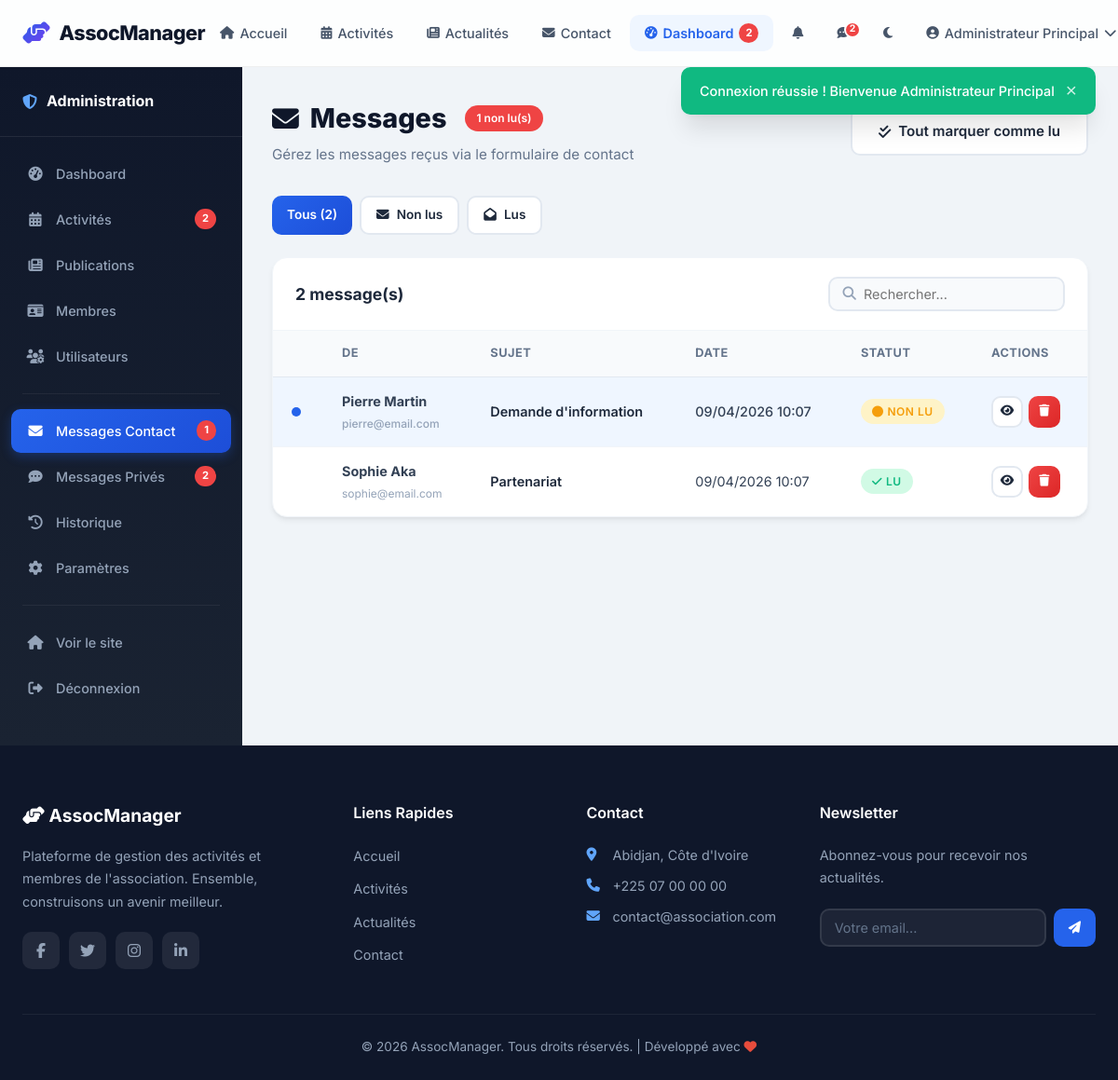
Page /admin/messages.php (signed in) on the committed database.
### tables this page shows
CREATE TABLE IF NOT EXISTS users (
    id INT AUTO_INCREMENT PRIMARY KEY,
    username VARCHAR(50) NOT NULL UNIQUE,
    email VARCHAR(100) NOT NULL UNIQUE,
    password VARCHAR(255) NOT NULL,
    full_name VARCHAR(100) NOT NULL,
    phone VARCHAR(20) DEFAULT NULL,
    bio TEXT DEFAULT NULL,
    avatar VARCHAR(255) DEFAULT 'default.png',
    role ENUM('admin', 'user') DEFAULT 'user',
    is_active TINYINT(1) DEFAULT 1,
    created_at DATETIME DEFAULT CURRENT_TIMESTAMP,
    updated_at DATETIME DEFAULT CURRENT_TIMESTAMP ON UPDATE CURRENT_TIMESTAMP
);

CREATE TABLE IF NOT EXISTS contacts (
    id INT AUTO_INCREMENT PRIMARY KEY,
    name VARCHAR(100) NOT NULL,
    email VARCHAR(100) NOT NULL,
    subject VARCHAR(200) NOT NULL,
    message TEXT NOT NULL,
    is_read TINYINT(1) DEFAULT 0,
    created_at DATETIME DEFAULT CURRENT_TIMESTAMP
);

### admin/messages.php (the view, shortened to what this page needs)
<?php
require_once __DIR__ . '/../config/database.php';
require_once __DIR__ . '/../includes/auth.php';
$viewMessage = null;
$filter = $_GET['filter'] ?? '';
$where = '';
$perPage = 10;
$page = max(1, (int)($_GET['page'] ?? 1));
$total = $pdo->query("SELECT COUNT(*) as c FROM contacts $where")->fetch()['c'];
$offset = ($page - 1) * $perPage;
$messages = $pdo->query("SELECT * FROM contacts $where ORDER BY created_at DESC LIMIT $perPage OFFSET $offset")->fetchAll();
$unreadCount = $pdo->query("SELECT COUNT(*) as c FROM contacts WHERE is_read = 0")->fetch()['c'];
require_once __DIR__ . '/../includes/header.php';
?>
<div class="admin-layout">
    <?php include __DIR__ . '/sidebar.php'; ?>
    <div class="admin-content">
        <div class="admin-header">
            <div>
                <h1><i class="fas fa-envelope"></i> Messages <?php if ($unreadCount > 0): ?><span class="header-badge"><?php echo $unreadCount; ?> non lu(s)</span><?php endif; ?></h1>
                <p>Gérez les messages reçus via le formulaire de contact</p>
            </div>
            <?php if ($unreadCount > 0): ?>
            <a href="?readall=1" class="btn btn-secondary"><i class="fas fa-check-double"></i> Tout marquer comme lu</a>
            <?php endif; ?>
        </div>
        <?php if ($viewMessage): ?>
        <div class="message-detail-card">
            <div class="message-detail-header">
                <a href="<?php echo BASE_URL; ?>/admin/messages.php" class="btn btn-sm btn-secondary"><i class="fas fa-arrow-left"></i> Retour</a>
                <div class="message-detail-actions">
                    <?php if ($viewMessage['is_read']): ?>
                        <a href="?unread=<?php echo $viewMessage['id']; ?>" class="btn btn-sm btn-secondary"><i class="fas fa-envelope"></i> Marquer non lu</a>
                    <?php endif; ?>
                    <a href="?delete=<?php echo $viewMessage['id']; ?>" class="btn btn-sm btn-danger" data-confirm="Supprimer ce message ?"><i class="fas fa-trash"></i> Supprimer</a>
                </div>
            </div>
            <div class="message-detail-body">
                <h3><?php echo e($viewMessage['subject']); ?></h3>
                <div class="message-meta">
                    <span><i class="fas fa-user"></i> <?php echo e($viewMessage['name']); ?></span>
                    <span><i class="fas fa-envelope"></i> <?php echo e($viewMessage['email']); ?></span>
                    <span><i class="fas fa-clock"></i> <?php echo date('d/m/Y à H:i', strtotime($viewMessage['created_at'])); ?></span>
                </div>
                <div class="message-body-text">
                    <?php echo nl2br(e($viewMessage['message'])); ?>
                </div>
                <div class="message-reply-hint">
                    <a href="mailto:<?php echo e($viewMessage['email']); ?>?subject=Re: <?php echo e($viewMessage['subject']); ?>" class="btn btn-primary">
                        <i class="fas fa-reply"></i> Répondre par email
                    </a>
                </div>
            </div>
        </div>
        <?php else: ?>
        <div style="display:flex;gap:8px;margin-bottom:24px;flex-wrap:wrap;">
            <a href="?filter=" class="btn <?php echo !$filter ? 'btn-primary' : 'btn-secondary'; ?> btn-sm">Tous (<?php echo $total; ?>)</a>
            <a href="?filter=unread" class="btn <?php echo $filter === 'unread' ? 'btn-primary' : 'btn-secondary'; ?> btn-sm"><i class="fas fa-envelope"></i> Non lus</a>
            <a href="?filter=read" class="btn <?php echo $filter === 'read' ? 'btn-primary' : 'btn-secondary'; ?> btn-sm"><i class="fas fa-envelope-open"></i> Lus</a>
        </div>
        <div class="table-card">
            <div class="table-header">
                <h3><?php echo $total; ?> message(s)</h3>
                <div class="search-box">
                    <i class="fas fa-search"></i>
                    <input type="text" placeholder="Rechercher...">
                </div>
            </div>
            <table class="data-table">
                <thead>
                    <tr>
                        <th></th>
                        <th>De</th>
                        <th>Sujet</th>
                        <th>Date</th>
                        <th>Statut</th>
                        <th>Actions</th>
                    </tr>
                </thead>
                <tbody>
                    <?php foreach ($messages as $msg): ?>
                    <tr class="<?php echo !$msg['is_read'] ? 'row-unread' : ''; ?>">
                        <td>
                            <?php if (!$msg['is_read']): ?>
                                <span class="msg-dot"></span>
                            <?php endif; ?>
                        </td>
                        <td><strong><?php echo e($msg['name']); ?></strong><br><small style="color:var(--text-muted);"><?php echo e($msg['email']); ?></small></td>
                        <td><a href="?view=<?php echo $msg['id']; ?>" class="msg-subject-link"><?php echo e($msg['subject']); ?></a></td>
                        <td><?php echo date('d/m/Y H:i', strtotime($msg['created_at'])); ?></td>
                        <td>
                            <?php if ($msg['is_read']): ?>
                                <span class="badge badge-completed"><i class="fas fa-check"></i> Lu</span>
                            <?php else: ?>
                                <span class="badge badge-ongoing"><i class="fas fa-circle"></i> Non lu</span>
                            <?php endif; ?>
                        </td>
                        <td>
                            <div class="table-actions">
                                <a href="?view=<?php echo $msg['id']; ?>" class="btn btn-icon btn-secondary" title="Voir"><i class="fas fa-eye"></i></a>
                                <a href="?delete=<?php echo $msg['id']; ?>" class="btn btn-icon btn-danger" data-confirm="Supprimer ce message ?" title="Supprimer"><i class="fas fa-trash"></i></a>
                            </div>
                        </td>
                    </tr>
                    <?php endforeach; ?>
                </tbody>
            </table>
        </div>
        <?php endif; ?>
    </div>
</div>
<?php require_once __DIR__ . '/../includes/footer.php'; ?>

### includes/header.php (shortened to what this page needs)
<?php
require_once __DIR__ . '/auth.php';
$currentUser = getCurrentUser();
$currentPage = basename($_SERVER['PHP_SELF'], '.php');
$unreadPrivateMsgs = getUnreadPrivateMsgCount();
$pendingParticipations = getPendingParticipationsCount();
?>
<!DOCTYPE html>
<html lang="fr">
<head>
    <link rel="stylesheet" href="https://cdnjs.cloudflare.com/ajax/libs/font-awesome/6.5.1/css/all.min.css">
    <link rel="stylesheet" href="<?php echo BASE_URL; ?>/assets/css/style.css">
</head>
<body>
    <nav class="navbar" id="navbar">
        <div class="nav-container">
            <a href="<?php echo BASE_URL; ?>/index.php" class="nav-brand">
                <i class="fas fa-hands-helping"></i>
                <span>AssocManager</span>
            </a>
            <ul class="nav-menu" id="navMenu">
                <li><a href="<?php echo BASE_URL; ?>/index.php" class="nav-link <?php echo $currentPage === 'index' ? 'active' : ''; ?>">
                    <i class="fas fa-home"></i> Accueil
                </a></li>
                <li><a href="<?php echo BASE_URL; ?>/user/activities.php" class="nav-link">
                    <i class="fas fa-calendar-alt"></i> Activités
                </a></li>
                <li><a href="<?php echo BASE_URL; ?>/index.php#posts" class="nav-link">
                    <i class="fas fa-newspaper"></i> Actualités
                </a></li>
                <li><a href="<?php echo BASE_URL; ?>/index.php#contact" class="nav-link">
                    <i class="fas fa-envelope"></i> Contact
                </a></li>
                <?php if (isLoggedIn()): ?>
                    <?php if (isAdmin()): ?>
                        <li><a href="<?php echo BASE_URL; ?>/admin/dashboard.php" class="nav-link <?php echo strpos($_SERVER['PHP_SELF'], '/admin/') !== false ? 'active' : ''; ?>">
                            <i class="fas fa-tachometer-alt"></i> Dashboard
                            <?php if ($pendingParticipations > 0): ?><span class="dropdown-badge"><?php echo $pendingParticipations; ?></span><?php endif; ?>
                        </a></li>
                    <?php else: ?>
                        <li><a href="<?php echo BASE_URL; ?>/user/dashboard.php" class="nav-link <?php echo $currentPage === 'dashboard' ? 'active' : ''; ?>">
                            <i class="fas fa-tachometer-alt"></i> Dashboard
                        </a></li>
                    <?php endif; ?>
                    <li class="nav-notif-wrapper">
                        <a href="<?php echo BASE_URL; ?>/user/notifications.php" class="nav-link nav-notif-link" title="Notifications">
                            <i class="fas fa-bell"></i>
                        </a>
                    </li>
                    <li class="nav-notif-wrapper">
                        <a href="<?php echo BASE_URL; ?>/user/messages.php" class="nav-link nav-notif-link" title="Messages">
                            <i class="fas fa-comment-dots"></i>
                            <?php if ($unreadPrivateMsgs > 0): ?>
                                <span class="notif-badge"><?php echo $unreadPrivateMsgs > 9 ? '9+' : $unreadPrivateMsgs; ?></span>
                            <?php endif; ?>
                        </a>
                    </li>
                    <li>
                        <button class="nav-link dark-mode-toggle" id="darkModeToggle" title="Mode sombre" type="button">
                            <i class="fas fa-moon" id="darkModeIcon"></i>
                        </button>
                    </li>
                    <li class="nav-user-menu">
                        <a href="#" class="nav-link nav-user-link">
                            <?php if ($currentUser && $currentUser['avatar'] && $currentUser['avatar'] !== 'default.png'): ?>
                                <img src="<?php echo BASE_URL . '/assets/images/' . e($currentUser['avatar']); ?>" alt="Avatar" class="nav-avatar-img">
                            <?php else: ?>
                                <i class="fas fa-user-circle"></i>
                            <?php endif; ?>
                            <?php echo e($currentUser['full_name'] ?? 'Utilisateur'); ?>
                            <i class="fas fa-chevron-down"></i>
                        </a>
                    </li>
                <?php endif; ?>
            </ul>
        </div>
    </nav>
    <div class="flash-container">
    </div>
    <main class="main-content">

### rows in the picture
users: full_name "Administrateur Principal"
contacts: is_read 0 (drawn), name "Pierre Martin", email "pierre@email.com", subject "Demande d'information", created_at "09/04/2026 10:07"
contacts: name "Sophie Aka", email "sophie@email.com", subject "Partenariat", created_at "09/04/2026 10:07", is_read 1 (drawn)

### other values in the picture
$pendingParticipations "2"
$unreadPrivateMsgs "2"
$flash['message'] "Connexion réussie ! Bienvenue Administrateur Principal"
$sidebarPendingParts "2"
$sidebarUnreadMsgs "1"
$sidebarUnreadPrivate "2"
$unreadCount "1"
$total "2"
